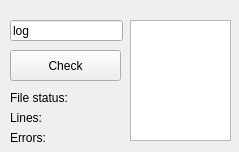
<?xml version="1.0" encoding="UTF-8"?>
<ui version="4.0">
 <class>MainWindow</class>
 <widget class="QMainWindow" name="MainWindow">
  <property name="geometry">
   <rect>
    <x>0</x>
    <y>0</y>
    <width>239</width>
    <height>152</height>
   </rect>
  </property>
  <property name="windowTitle">
   <string/>
  </property>
  <widget class="QWidget" name="centralwidget">
   <widget class="QPushButton" name="pushButton">
    <property name="geometry">
     <rect>
      <x>10</x>
      <y>50</y>
      <width>111</width>
      <height>31</height>
     </rect>
    </property>
    <property name="text">
     <string>Check</string>
    </property>
   </widget>
   <widget class="QLineEdit" name="fileName">
    <property name="geometry">
     <rect>
      <x>10</x>
      <y>20</y>
      <width>113</width>
      <height>21</height>
     </rect>
    </property>
    <property name="text">
     <string>log</string>
    </property>
   </widget>
   <widget class="QLabel" name="errorsCount">
    <property name="geometry">
     <rect>
      <x>10</x>
      <y>130</y>
      <width>101</width>
      <height>16</height>
     </rect>
    </property>
    <property name="text">
     <string>Errors:</string>
    </property>
   </widget>
   <widget class="QLabel" name="linesCount">
    <property name="geometry">
     <rect>
      <x>10</x>
      <y>110</y>
      <width>101</width>
      <height>16</height>
     </rect>
    </property>
    <property name="text">
     <string>Lines:</string>
    </property>
   </widget>
   <widget class="QLabel" name="fileStatus">
    <property name="geometry">
     <rect>
      <x>10</x>
      <y>90</y>
      <width>111</width>
      <height>16</height>
     </rect>
    </property>
    <property name="text">
     <string>File status:</string>
    </property>
   </widget>
   <widget class="QPlainTextEdit" name="log">
    <property name="geometry">
     <rect>
      <x>130</x>
      <y>20</y>
      <width>101</width>
      <height>121</height>
     </rect>
    </property>
   </widget>
  </widget>
 </widget>
 <resources/>
 <connections/>
</ui>
